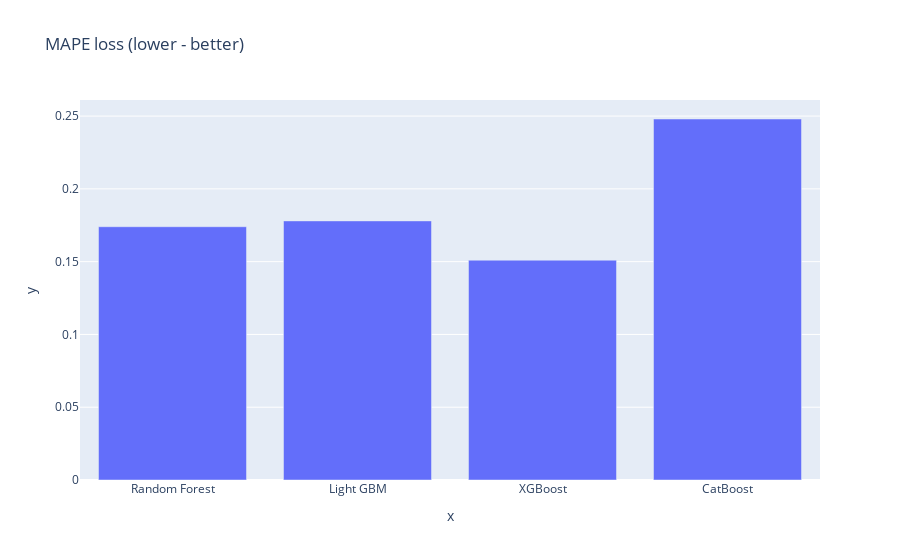

Notebook source saved alongside this figure:
### Markdown cell above
Лучше всех на обучении и тесте показали себя три алгоритма: 
* Lightgbm (MAPE = 0.178)
* Случайный лес (MAPE = 0.176)
* XGBoost (MAPE = 0.151)

### Code cell
import plotly.express as px
results = {
    "x": ["Random Forest", "Light GBM", "XGBoost", "CatBoost"],
    "y": [0.174, 0.178, 0.151, 0.248]
}

fig = px.bar(results, x="x", y="y", title="MAPE loss (lower - better)")
fig.show()

### Figure 1 — Plotly figure (JSON) as saved in the notebook; plotly's stock layout.template omitted (floating-point values rounded to 4 significant figures)
{"data": [{"alignmentgroup": "True", "hovertemplate": "x=%{x}<br>y=%{y}<extra></extra>", "legendgroup": "", "marker": {"color": "#636efa", "pattern": {"shape": ""}}, "name": "", "offsetgroup": "", "orientation": "v", "showlegend": false, "textposition": "auto", "type": "bar", "x": ["Random Forest", "Light GBM", "XGBoost", "CatBoost"], "xaxis": "x", "y": [0.174, 0.178, 0.151, 0.248], "yaxis": "y"}], "layout": {"barmode": "relative", "legend": {"tracegroupgap": 0}, "title": {"text": "MAPE loss (lower - better)"}, "xaxis": {"anchor": "y", "domain": [0, 1], "title": {"text": "x"}}, "yaxis": {"anchor": "x", "domain": [0, 1], "title": {"text": "y"}}}}
